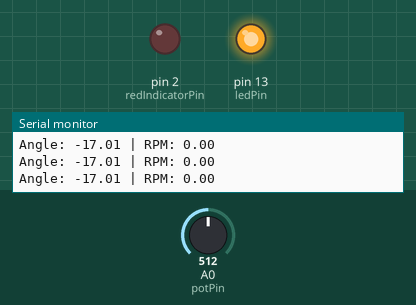
Recording of a sketch running on a simulated Arduino Uno, built with avr-gcc and run on an emulated ATmega328P. On the bench: output pins drawn as LEDs (lit = HIGH), the last lines printed to the serial monitor. Dashed ring = blinking. Inputs (shaded band) come from the test bench; at power-on: A0 (potPin) = 512.

Above: at 1.51 s.
At 4.31 s:
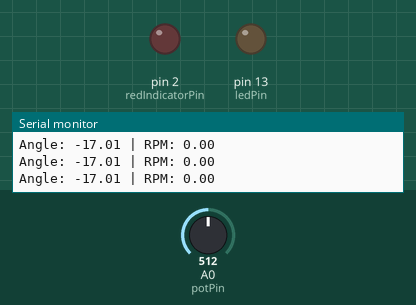
4.8 s: A0 (potPin) set to 135
At 7.73 s:
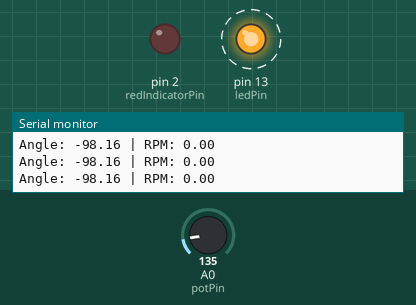
26.8 s: A0 (potPin) set to 118
Timing chart, 0 to 54.8 s (numbered marks = the images above; inputs shaded):
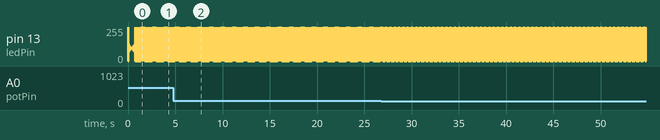

Measured:
- by itself, pin 13 (ledPin): alternates 255/255 for 0.01 s and 0/255 for 0.02 s

The sketch:

potentiomter_hackmit.ino
```cpp
/* Analog Read to LED
 * ------------------
 *
 * turns on and off a light emitting diode(LED) connected to digital
 * pin 13. The amount of time the LED will be on and off depends on
 * the value obtained by analogRead(). In the easiest case we connect
 * a potentiometer to analog pin 2.
 *
 * Created 1 December 2005
 * copyleft 2005 DojoDave <http://www.0j0.org>
 * http://arduino.berlios.de
 *
 */


/*
#include <ESP8266WiFi.h>
#include <FirebaseArduino.h>

// Set these to run example.
#define FIREBASE_HOST "hackmit-bc42a.firebaseio.com"
#define FIREBASE_AUTH "V73Dt8zTwjtPcp7BEYD8BpRx2XzuQvqKMAMlGpyI"
#define WIFI_SSID "LenhartFamily"
#define WIFI_PASSWORD "correcthorsebatterystaple"


void setup() {
  Serial.begin(9600);

  // connect to wifi.
  WiFi.begin(WIFI_SSID, WIFI_PASSWORD);
  Serial.print("connecting");
  while (WiFi.status() != WL_CONNECTED) {
    Serial.print(".");
    delay(500);
  }
  Serial.println();
  Serial.print("connected: ");
  Serial.println(WiFi.localIP());

  Firebase.begin(FIREBASE_HOST, FIREBASE_AUTH);
}

*/
//INDICATOR LEDs
int redIndicatorPin = 2;
int greenIndicatorPin = 1;


//POTENTIOMETER STUFF
int potPin = A0;    // select the input pin for the potentiometer
int ledPin = 13;   // select the pin for the LED
double potRead = 0;       // variable to store the value coming from the sensor
double angle = 0;
double potCenterRead = 591;


//HALL EFFECT STUFF
int halfRevs;
float rpm;
unsigned long timeold;
int hallEffectPin = 0;


//This function is called whenever a magnet/interrupt is detected by the arduino
 void magnet_detect()
 {
  //increment the # of half revolutions
   halfRevs++;
 }


void setup() {
  pinMode(ledPin, OUTPUT);  // declare the led pins as OUTPUT
  pinMode(redIndicatorPin, OUTPUT);
  pinMode(greenIndicatorPin, OUTPUT);

  Serial.begin(9600);      // open the serial port at 115200 bps:

  //Initialize the intterrupt pin (Arduino digital pin 2)
   attachInterrupt(hallEffectPin, magnet_detect, RISING);

   halfRevs = 0;
   rpm = 0;
   timeold = 0;
}

void loop() {

  //GET VALUE FROM THE POTENTIOMETER
  potRead = analogRead(potPin);  // read the value from the sensor
  if (potRead >= potCenterRead)  // normalizing the potentiometer value to get the angle
     {  potRead = potRead - potCenterRead ;
        angle = potRead/511;
        angle = angle * 810; //extra factor of 9 to deal with weird non-linearity of potentiometer
     }
  else
    {
       potRead = potCenterRead - potRead;
       angle = potRead/511;
       angle = -angle * 110;
    }

  //CALCULATE RPMs
  if (halfRevs >= 2) {
     rpm = float(halfRevs) * 30000 / (millis()-timeold); //30000 because divide revs by 2
     timeold = millis();
     halfRevs = 0;
     }

  //INDICATORS

  //if the bike is not moving, turn off green
  if (rpm == 0) {
    digitalWrite(greenIndicatorPin, LOW);
  } else {
    digitalWrite(greenIndicatorPin, HIGH);
  }

  //if the handlebars are centered, light up the red indicator
  if (abs(angle) <= 1) {
    digitalWrite(redIndicatorPin, HIGH);
  } else {
    digitalWrite(redIndicatorPin, LOW);
  }


  //DEBUGGING AREA
  Serial.print("Angle: ");
  Serial.print(angle);
  Serial.print(" | ");
  Serial.print("RPM: ");
  Serial.print(rpm);
  Serial.print('\n');

  //blink the status LED
  digitalWrite(ledPin, HIGH);  // turn the ledPin on
  delay(10);              // stop the program for some time
  digitalWrite(ledPin, LOW);   // turn the ledPin off
}
```
